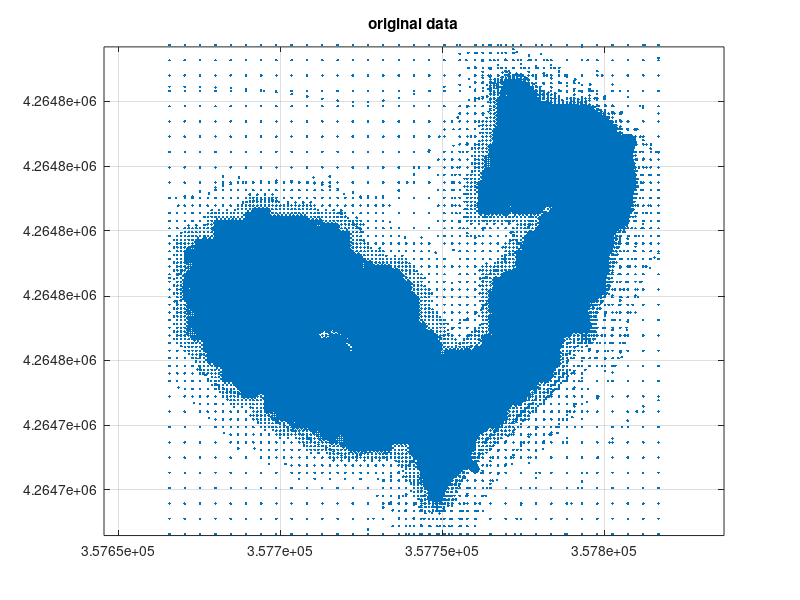

Reproduce this figure in MATLAB. (Note: a time limit stopped this script after it produced the figure.)
clear;
clc;
load bathymetry2
%%
close all;
resolution=.5;
con_comp_thr=.6;
comp_nodes_thr=20;

figure;
plot(data_3d(:,1),data_3d(:,2),'.');
grid on;
axis equal;
title('original data');

% downsample and eliminate repeated points
data_3d(:,1)=round(data_3d(:,1)/resolution)*resolution;
data_3d(:,2)=round(data_3d(:,2)/resolution)*resolution;
[C,ia,ib]=unique(data_3d(:,[1 2]),'rows','stable');
new_data=data_3d(ia,:);
n=size(new_data,1);

figure;
plot(new_data(:,1),new_data(:,2),'.');
grid on;
axis equal;
title('downsampled data');

% % create adjacency matrix
row=[];
col=[];
for i=1:n
%     i/n
    dists=sum((ones(n,1)*new_data(i,[1 2]) -  new_data(:,[1 2])).^2,2);
    cols=find(dists<con_comp_thr^2);
    cols=cols(cols<i);
    rows=ones(size(cols))*i;
    row=[row; rows];
    col=[col; cols];
end

% create adj matrix and get connected components
adj_matrix_size=max(max(row),max(col));
adj_matrix=sparse(row,col,ones(size(row)),adj_matrix_size,adj_matrix_size);
% distances=squareform(pdist(new_data(:,[1 2])));
[S,C]=graphconncomp(adj_matrix,'Directed','false');
% [S,C]=graphconncomp(sparse(distances>con_comp_thr),'Directed','false');

% loop through components, use only those with >= than x elements
final_data=[];
for i=1:S
    if(sum(C==i)>=comp_nodes_thr)
        final_data=[final_data; new_data(C==i,:)];
    end
end

figure;
plot(final_data(:,1),final_data(:,2),'.');
grid on;
axis equal;
title('clean data');
%%
dlmwrite('scenario_utm_crop3.xyz',final_data, 'precision', '%10.1f');
